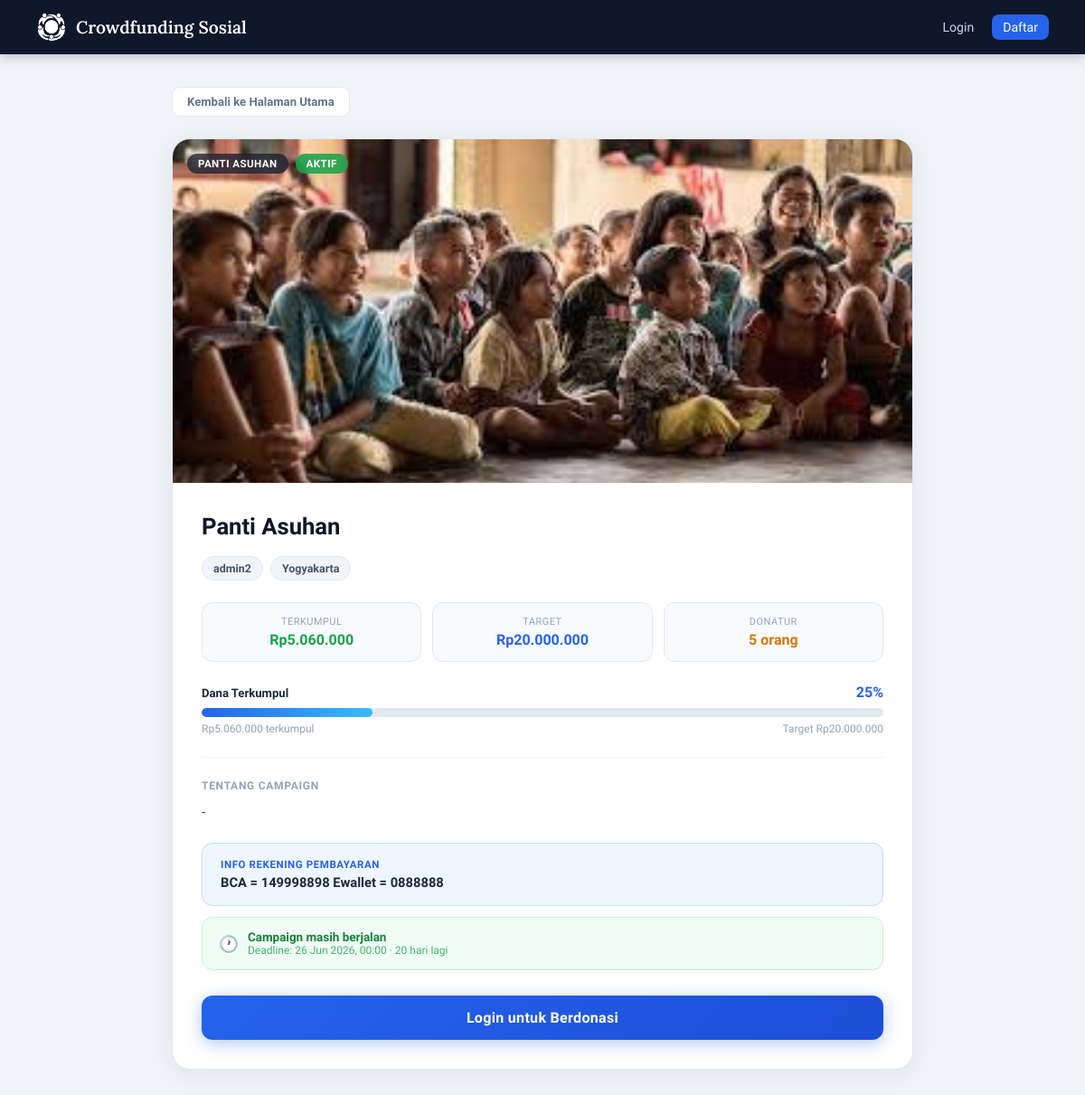
Page /detail.php?id=3 on the earlier database version.
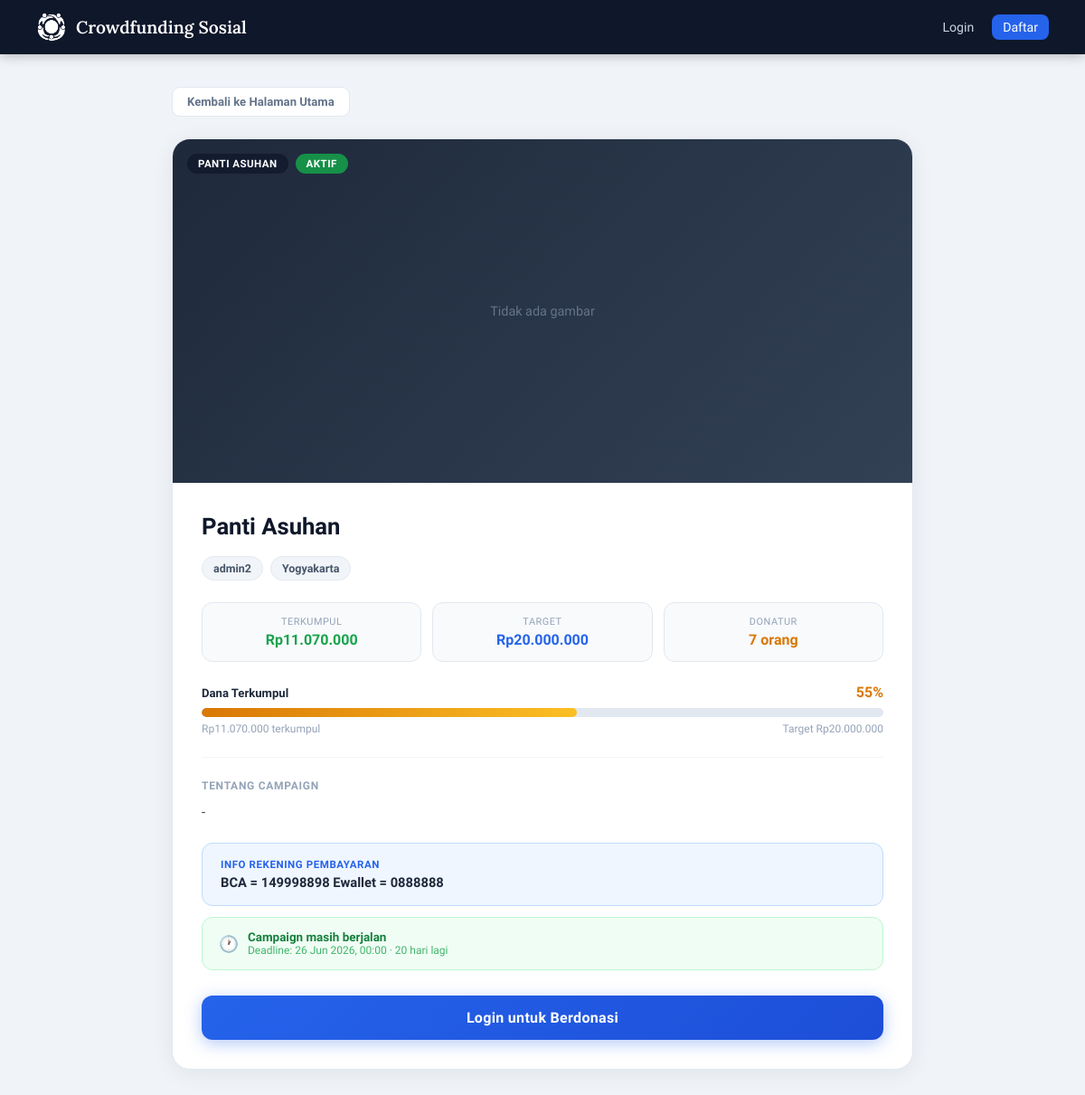
Same page on the later database version.
### tables this page shows
CREATE TABLE `campaigns` (
  `id` int(11) NOT NULL,
  `manager_id` int(11) NOT NULL,
  `title` varchar(150) NOT NULL,
  `category` varchar(100) NOT NULL,
  `location` varchar(150) NOT NULL,
  `description` text NOT NULL,
  `target_amount` decimal(15,2) NOT NULL DEFAULT 0.00,
  `collected_amount` decimal(15,2) NOT NULL DEFAULT 0.00,
  `deadline` datetime NOT NULL,
  `image` varchar(255) NOT NULL,
  `bank_info` varchar(255) NOT NULL,
  `created_at` timestamp NOT NULL DEFAULT current_timestamp()
);

CREATE TABLE `users` (
  `id` int(11) NOT NULL,
  `name` varchar(100) NOT NULL,
  `email` varchar(100) NOT NULL,
  `phone` varchar(20) NOT NULL,
  `address` text DEFAULT NULL,
  `avatar` varchar(255) DEFAULT NULL,
  `password` varchar(255) NOT NULL,
  `role` enum('donor','manager') NOT NULL DEFAULT 'donor',
  `created_at` timestamp NOT NULL DEFAULT current_timestamp()
);

### detail.php (the view, shortened to what this page needs)
<?php
require 'config.php';
function progColor(int $pct): array {
    if ($pct <= 50)  return ['grad' => 'linear-gradient(90deg,#2563eb,#38bdf8)', 'fire' => false];
    if ($pct <= 75)  return ['grad' => 'linear-gradient(90deg,#d97706,#fbbf24)', 'fire' => false];
    return               ['grad' => 'linear-gradient(90deg,#dc2626,#f97316)', 'fire' => true];
}
$id = isset($_GET['id']) ? (int)$_GET['id'] : 0;
$stmt = $conn->prepare("
    SELECT c.*, u.name AS manager_name
    FROM campaigns c
    JOIN users u ON c.manager_id = u.id
    WHERE c.id = ?
    LIMIT 1
");
$stmt->bind_param("i", $id);
$stmt->execute();
$campaign = $stmt->get_result()->fetch_assoc();
$pct = ($campaign['target_amount'] > 0)
    ? min(100, round(($campaign['collected_amount'] / $campaign['target_amount']) * 100))
    : 0;
$is_expired  = strtotime($campaign['deadline']) < time();
$days_left   = ceil((strtotime($campaign['deadline']) - time()) / 86400);
$imgPath     = 'uploads/' . $campaign['image'];
$imgExists   = !empty($campaign['image']) && file_exists($imgPath);
$dStmt = $conn->prepare("SELECT COUNT(*) AS cnt FROM donations WHERE campaign_id = ?");
$dStmt->bind_param("i", $id);
$dStmt->execute();
$donatur_count = $dStmt->get_result()->fetch_assoc()['cnt'];
?>
<!DOCTYPE html>
<html lang="id">
<head>
</head>
<body>
<nav class="navbar">
    <a class="navbar-brand" href="index.php">
        <img src="uploads/LogoKecil.png" alt="Logo">
        Crowdfunding Sosial
    </a>
    <div class="navbar-links">
        <?php if (isset($_SESSION['user_id'])): ?>
            <span style="color:#94a3b8;font-size:.85rem;">Halo, <?= htmlspecialchars($_SESSION['user_name']) ?> |</span>
            <?php if ($_SESSION['user_role'] === 'donor'): ?>
                <a href="donation_history.php">Riwayat</a>
            <?php else: ?>
                <a href="manager_dashboard.php" class="nav-cta">Dashboard</a>
            <?php endif; ?>
            <a href="logout.php" class="danger">Logout</a>
        <?php else: ?>
            <a href="login.php">Login</a>
            <a href="register.php" class="nav-cta">Daftar</a>
        <?php endif; ?>
    </div>
</nav>
<div class="page">
    <a href="index.php" class="back-link">Kembali ke Halaman Utama</a>
    <div class="detail-card">
        <div class="hero-img">
            <?php if ($imgExists): ?>
                <img src="<?= htmlspecialchars($imgPath) ?>" alt="<?= htmlspecialchars($campaign['title']) ?>">
            <?php else: ?>
                <div class="no-img">Tidak ada gambar</div>
            <?php endif; ?>
            <div class="hero-badges">
                <span class="hbadge hbadge-cat"><?= htmlspecialchars($campaign['category']) ?></span>
                <span class="hbadge <?= $is_expired ? 'hbadge-expired' : 'hbadge-active' ?>">
                    <?= $is_expired ? 'Berakhir' : 'Aktif' ?>
                </span>
            </div>
        </div>
        <div class="detail-body">
            <h1 class="detail-title"><?= htmlspecialchars($campaign['title']) ?></h1>
            <div class="meta-row">
                <span class="meta-pill"><?= htmlspecialchars($campaign['manager_name']) ?></span>
                <span class="meta-pill"><?= htmlspecialchars($campaign['location']) ?></span>
            </div>
            <div class="stats-row">
                <div class="stat-box green">
                    <div class="sl">Terkumpul</div>
                    <div class="sv">Rp<?= number_format($campaign['collected_amount'], 0, ',', '.') ?></div>
                </div>
                <div class="stat-box blue">
                    <div class="sl">Target</div>
                    <div class="sv">Rp<?= number_format($campaign['target_amount'], 0, ',', '.') ?></div>
                </div>
                <div class="stat-box amber">
                    <div class="sl">Donatur</div>
                    <div class="sv"><?= $donatur_count ?> orang</div>
                </div>
            </div>
            <?php $pc = progColor($pct); ?>
            <div class="prog-wrap">
                <div class="prog-header">
                    <span class="ph-label">Dana Terkumpul</span>
                    <span class="ph-pct" style="color:<?= $pct > 75 ? '#dc2626' : ($pct > 50 ? '#d97706' : '#2563eb') ?>">
                        <?= $pct ?>%<?= $pc['fire'] ? ' 🔥' : '' ?>
                    </span>
                </div>
                <div class="prog-bg">
                    <div class="prog-fill" style="width:<?= $pct ?>%;background:<?= $pc['grad'] ?>"></div>
                </div>
                <div class="prog-footer">
                    <span>Rp<?= number_format($campaign['collected_amount'], 0, ',', '.') ?> terkumpul</span>
                    <span>Target Rp<?= number_format($campaign['target_amount'], 0, ',', '.') ?></span>
                </div>
            </div>
            <hr class="divider">
            <div class="desc-label">Tentang Campaign</div>
            <div class="desc-text"><?= nl2br(htmlspecialchars($campaign['description'])) ?></div>
            <div class="bank-box">
                <div class="bl">Info Rekening Pembayaran</div>
                <div class="bv"><?= htmlspecialchars($campaign['bank_info']) ?></div>
            </div>
            <div class="deadline-box">
                <div class="db-icon"><?= $is_expired ? '&#128683;' : '&#128336;' ?></div>
                <div>
                    <div class="db-text">
                        <?= $is_expired
                            ? 'Campaign ini telah berakhir'
                            : ($days_left <= 7 ? 'Segera berakhir!' : 'Campaign masih berjalan') ?>
                    </div>
                    <div class="db-sub">
                        Deadline: <?= date('d M Y, H:i', strtotime($campaign['deadline'])) ?>
                        <?= !$is_expired ? " &middot; $days_left hari lagi" : '' ?>
                    </div>
                </div>
            </div>
            <?php if (!$is_expired && isset($_SESSION['user_id']) && $_SESSION['user_role'] === 'donor'): ?>
                <a class="btn-donate" href="donate.php?campaign_id=<?= $campaign['id'] ?>">Donasi Sekarang</a>
            <?php elseif (!isset($_SESSION['user_id'])): ?>
                <a class="btn-donate" href="login.php">Login untuk Berdonasi</a>
            <?php elseif ($is_expired): ?>
                <div class="btn-donate disabled">Campaign Telah Berakhir</div>
            <?php endif; ?>
        </div>
    </div>
</div>
</body>
</html>

Differences in the rows shown:
changed campaigns "Panti Asuhan": image "1780016272_2798.jpeg" → "1780403981_8094.png" (drawn); collected_amount "5.060.000" → "11.070.000"; image: picture removed
Other differences:
$donatur_count: "5" → "7"
$pct: "25" → "55"
text now shown: "Tidak ada gambar"
